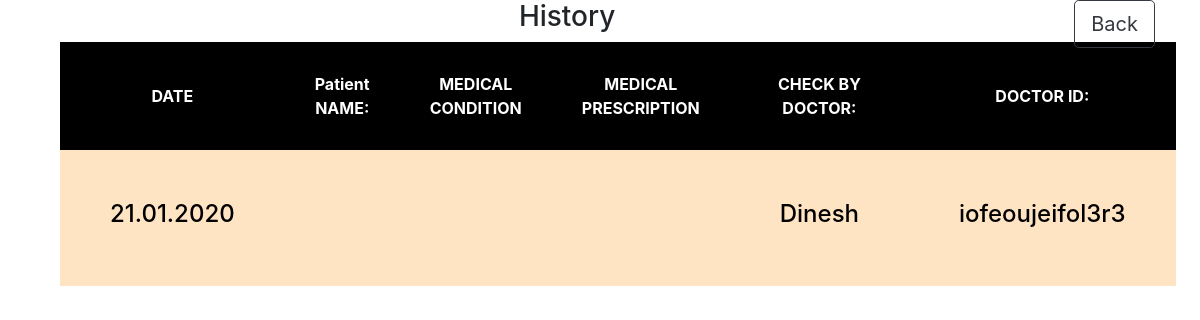
Screenshot of /seva/history.php with the database file from the repository.
### tables this page shows
CREATE TABLE `presdetails` (
  `id` varchar(255) NOT NULL,
  `dname` varchar(255) NOT NULL,
  `pname` varchar(255) NOT NULL,
  `age` int(3) NOT NULL,
  `mc` varchar(255) NOT NULL,
  `mp` varchar(255) NOT NULL,
  `phone` varchar(20) NOT NULL,
  `count` int(11) NOT NULL,
  `date` varchar(20) NOT NULL
);

### seva/history.php (the view, shortened to what this page needs)
<!DOCTYPE html>
<html lang="en">
<head>
               <link rel="stylesheet" href="bootstrap.min.css">
</head>
<body class="container">
<a href="home.php"><button class=" b btn btn-lg btn-outline-dark">Back</button></a>
                  <?php
       $con=mysqli_connect("localhost","root","","seva");
$q="select * from presdetails where phone='$v';";
$res=mysqli_query($con,$q);
if(mysqli_num_rows($res)==0){
    ?>
    <h3 class="cen">NO result</h3>
    <?php
}
else{
    ?>
    <div class="">
  <div class="container cen">
   <h3 >History</h3>
    <div class="sp">
    <table  class="table-striped ">
        <th>
           DATE
        </th>
        <th>
          Patient NAME:
        </th>
        <th>
            MEDICAL CONDITION
        </th>
        <th>
            MEDICAL PRESCRIPTION
        </th>
        <th>
           CHECK BY DOCTOR:
        </th>
        <th>
          DOCTOR ID:
        </th>
    <?php
        while($f=mysqli_fetch_array($res)){
?>      <tr>
        <td>
        <h4>
            <?php echo $f[8]?>
        </h4>
        </td>
        <td>
        </td>
        <td>
        <td>
        </td>
        <td>
         <h4>
            <?php echo $f[1]?>
        </h4>
        </td>
        <td>
         <h4>
            <?php echo $f[0]?>
        </h4>
        </td>
        </tr>
<?php
}
}
  ?>
</table>
</div>
</div>
</body>
</html>

### seva/history.php (style rules this page uses)
table, th, td { border-style: hidden; }
th { background-color:black; padding: 10px; color:white; }
table { text-align: center; color:black; }
tr { background-color: bisque; }
td { padding: 50px; }
th { padding: 30px; }
.cen { text-align: center; margin-right: 40px; }
.sp { text-align: center; align-content: center; align-items: center; }
body { border: 15px; }
table { border: 4px; align-content: center; text-align: center; margin-right: 100px; }
a { float: right; }

### rows the page displays
presdetails: date "21.01.2020", dname "Dinesh", id "iofeoujeifol3r3"
